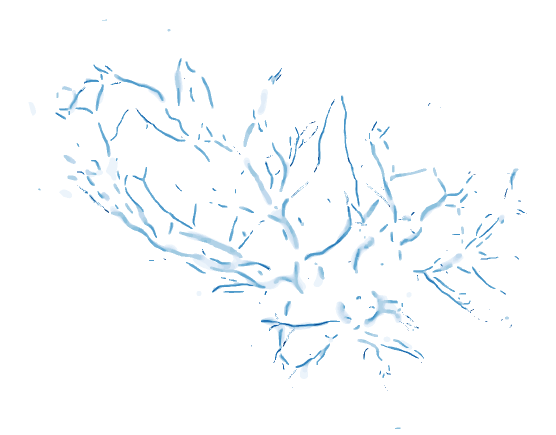
#> input picture .png, 1111 x 869 px, given in place of barium1.png, which was not available (shown at 1/2 size)
$ python placenta.py
#> lines starting #> are read from the running program, lines starting #| are printed output that depends on the picture; pictures that were not available may be replaced by others from this repository, and a replacement may not be noted
#!/usr/bin/env python3

"""
This module contains all the logic for loading placental samples.
Unfortunately, some functions here assume NCS samples, whereas others are
nonspecific to a fault. There are calls here to functions in the preprocessing
(and maybe plate_morphology)  modules

TODO:
    Ideally, the whole placenta itself would a well defined object with
    different views, rather than each file, wanting all access to a sample's
    related files, needing to load so many different images.
"""

import numpy as np
import numpy.ma as ma
import os.path
import os
import json
from scipy.ndimage import imread
from skimage import morphology

from numpy.ma import is_masked
from skimage.color import gray2rgb
from skimage.util import img_as_float
import matplotlib.pyplot as plt
from hfft import fft_gradient
from skimage.segmentation import watershed
from skimage.morphology import binary_erosion, disk
import scipy.ndimage as ndi


# [92 lines left out: functions open_typefile, strip_ncs_name, open_tracefile, mimg_as_float, not called in this run]

def get_named_placenta(filename, sample_dir=None, masked=True,
                       maskfile=None, mode='L'):
    """
    This function is to be replaced by a more ingenious/natural
    way of accessing a database of unregistered and/or registered
    placental samples.

    Parameters
    ----------

    filename: name of file (including suffix?) but NOT directory
    masked: return it masked.
    maskfile: if supplied, this use the file will use a supplied 1-channel
            mask (where 1 represents an invalid/masked pixel, and 0
            represents a valid/unmasked pixel. the supplied image must be
            the same shape as the image. if not provided, the mask is
            calculated (unless masked=False)
            the file must be located within the sample directory

            If maskfile is 'None' then this function will look for
            a default maskname with the following  pattern:

                test.jpg -> test.mask.jpg
                ncs.1029.jpg  -> ncs.1029.mask.jpg

    sample_directory: Relative path where sample (and mask file) is located.
            defaults to './samples'

    if masked is true (default), this returns a masked array.

    NOTE: A previous logical incongruity has been corrected. Masks should have
    1 as the invalid/background/mask value (to mask), and 0 as the
    valid/plate/foreground value (to not mask)
    """
#> called with filename = 'barium1.png', masked = True, mode = 'L'
    if sample_dir is None:
        sample_dir = 'samples'

    full_filename = os.path.join(sample_dir, filename)

    if mode.lower() in ('g', 'green'):
        # first channel of RGBA (or RGBA!)
        raw_img = imread(full_filename)[...,1]

    else:
        raw_img = imread(full_filename, mode=mode)
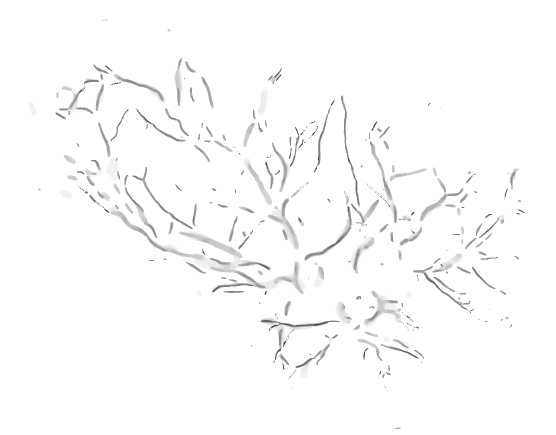
#> raw_img: shape (869, 1111) (shown at 1/2 size); min 43, max 255, mean 251.3

    if maskfile is None:
        # try to open what the mask *should* be named
        # this should be done less hackishly
        # for example, if filename is 'ncs.1029.jpg' then
        # this would set the maskfile as 'ncs.1029.mask.jpg'
        *base, suffix = filename.split('.')
        test_maskfile = ''.join(base) + '.mask.' + suffix
        test_maskfile = os.path.join(sample_dir, test_maskfile)
        try:
            mask = imread(test_maskfile, mode='L')
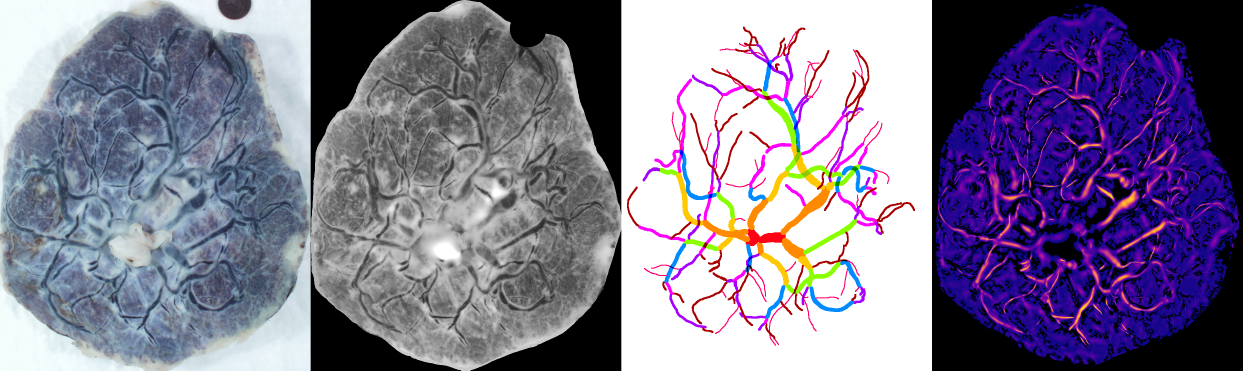
#> input picture M1-T-BN2050224.png, 3728 x 1111 px, given in place of barium1.mask.png, which was not available (shown at 1/3 size)
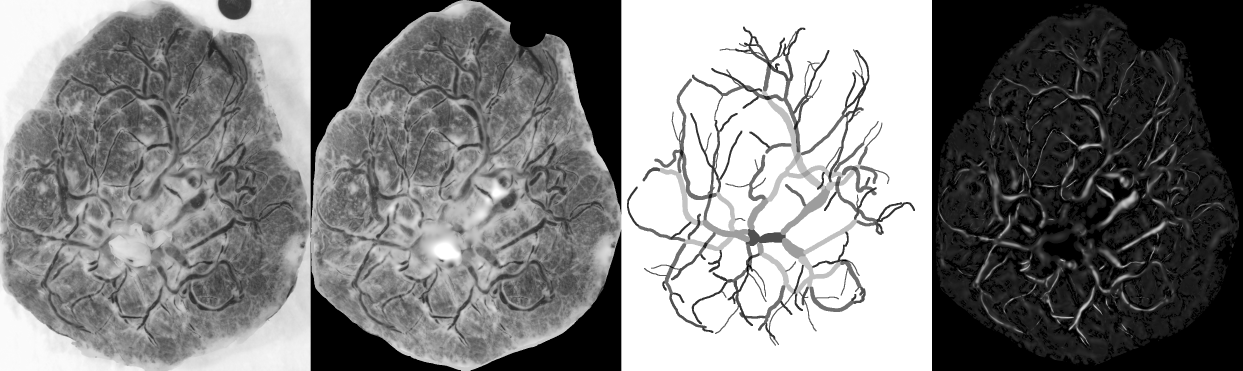
#> mask: shape (1111, 3728) (shown at 1/3 size); min 0, max 255, mean 126.9
        except FileNotFoundError:
            print('Could not find maskfile', test_maskfile)
            print('Please supply a maskfile. Autogeneration of mask',
                  'files is slow and buggy and therefore not supported.')
            raise
            #return mask_background(raw_img)
    else:
        # set maskfile name relative to path
        maskfile = os.path.join(sample_dir, maskfile)
        mask = imread(maskfile, mode='L')

    if filename.startswith('T-BN'):
        if filename not in FAILS:
            #print('tightening the mask')
            raw = open_typefile(filename, 'raw')
            plate = find_plate_in_raw(raw)

            stuff = ma.masked_array(raw_img, mask=mask)
            return ma.masked_array(stuff, mask=plate)
        else:
            #print('leaving this mask as it is')
            pass

#> (the run stopped early here; a loop or call above may not have finished)
